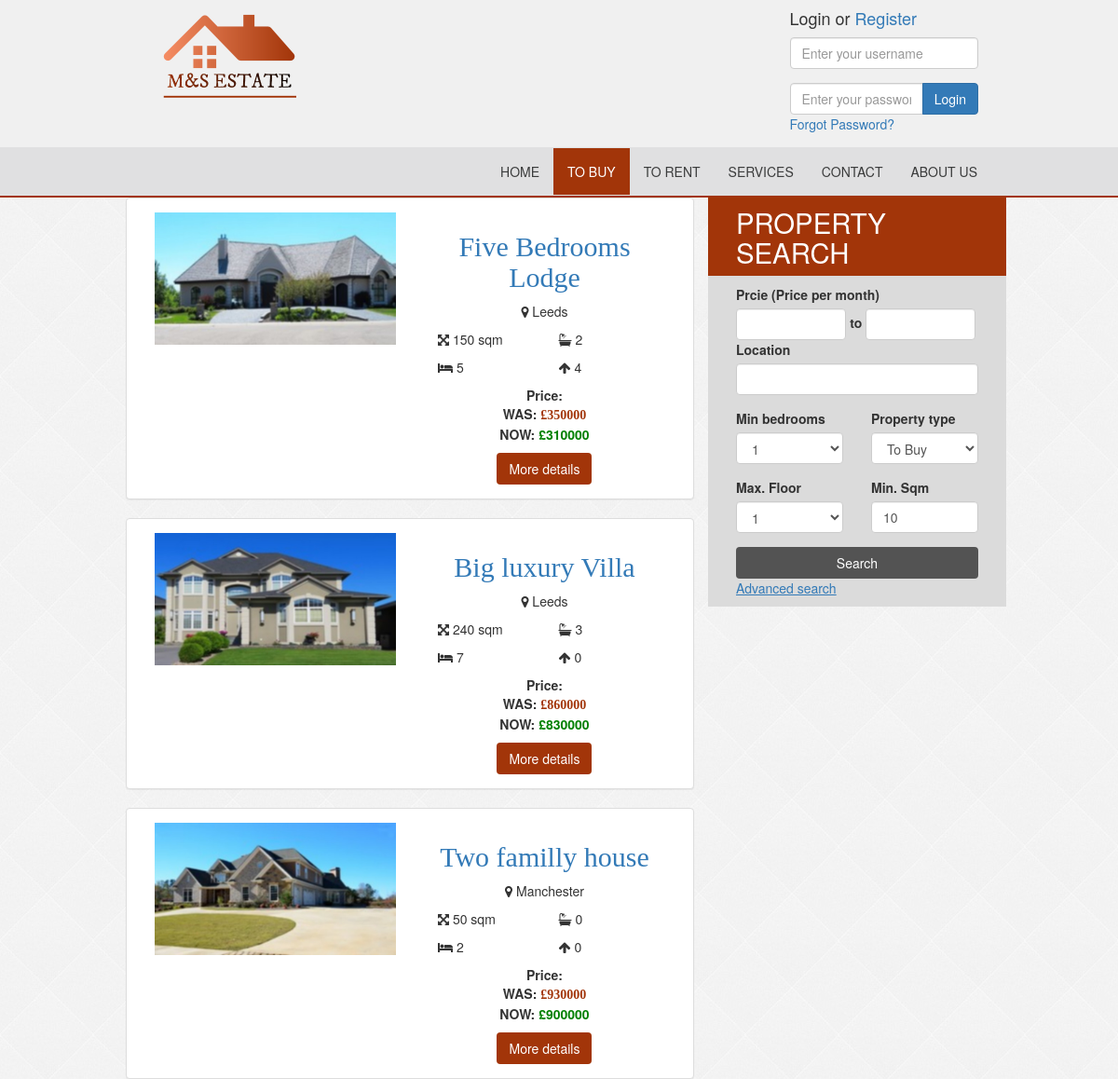
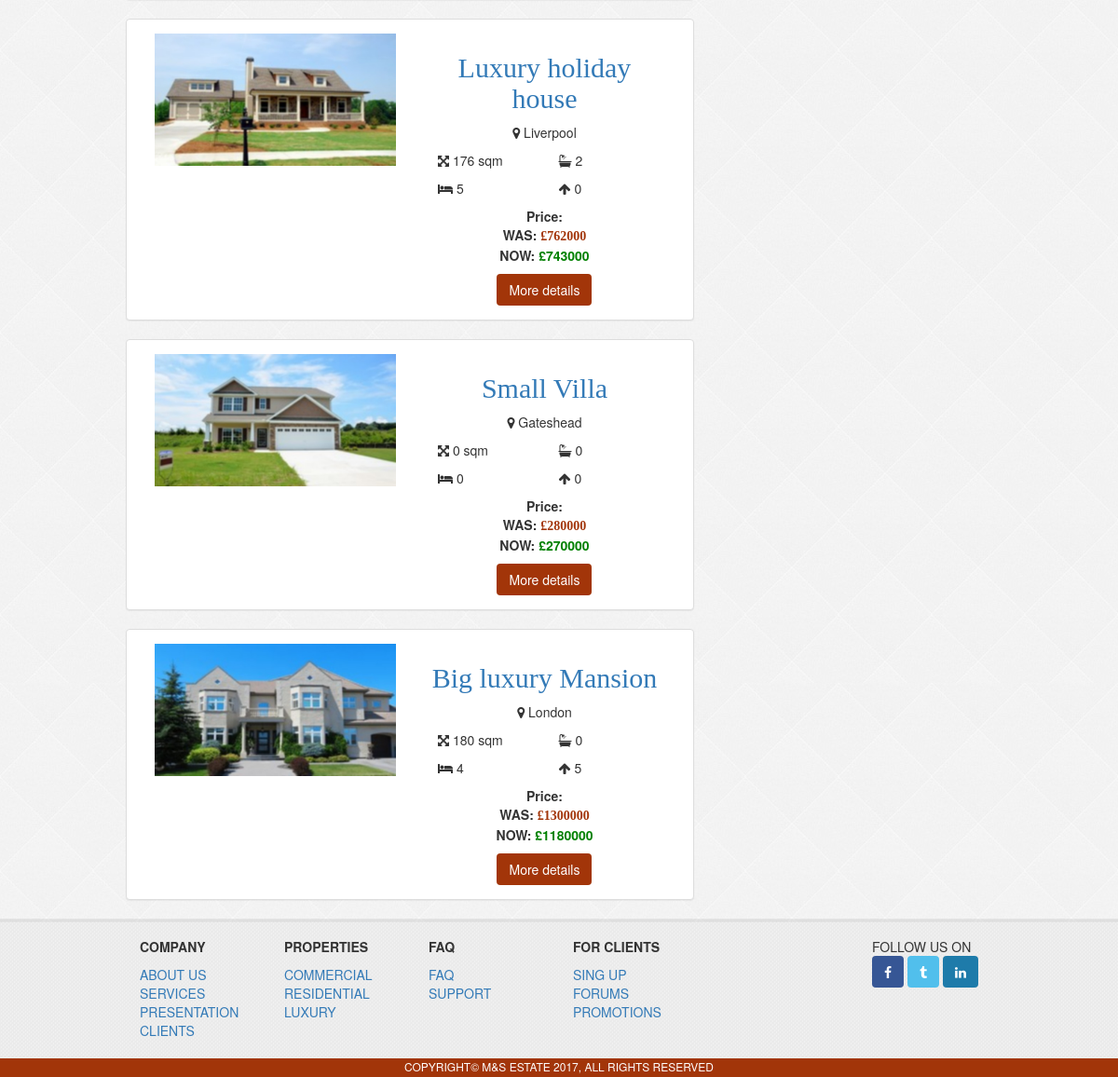
/to_buy.php, run on the app's committed database (2 pictures, top to bottom).
### tables this page shows
CREATE TABLE `properties_buy` (
  `prop_id` int(11) NOT NULL,
  `prop_advertiser` varchar(255) NOT NULL,
  `prop_title` varchar(255) NOT NULL,
  `prop_location` varchar(255) NOT NULL,
  `prop_image` text NOT NULL,
  `prop_content` text NOT NULL,
  `prop_price` int(10) NOT NULL,
  `prop_sale_price` int(10) NOT NULL,
  `prop_sqm` int(11) NOT NULL,
  `prop_bedrooms` int(3) NOT NULL,
  `prop_bathrooms` int(3) NOT NULL,
  `prop_floor` int(3) NOT NULL,
  `prop_balcony` tinyint(1) NOT NULL,
  `prop_elevator` tinyint(1) NOT NULL,
  `prop_garage` tinyint(1) NOT NULL,
  `prop_garden` tinyint(1) NOT NULL,
  `prop_renovated` tinyint(1) NOT NULL
);

### admin/include/functions.php (called while the page is built, shortened)
<?php
function isLoggedIn(){
    if(isset($_SESSION['user_role'])){
        return true;
    }else{
        return false;
    }
}
 ?>

### to_buy.php (the view, shortened to what this page needs)
<?php include("include/header.php"); ?>
      <?php include("include/navigation.php"); ?>
<div class="container">
  <div class="row">
    <div class="col-md-8">
      <?php
        $query = "SELECT * FROM properties_buy";
        $result = mysqli_query($connection,$query);
        while($row = mysqli_fetch_assoc($result)){
        ?>
      <div class="panel panel-default text-center">
        <div class="panel-body">
          <div class="col-md-6">
            <img src="Image/<?php echo $row['prop_image'];?>" alt="" class="img-responsive">
          </div>
        <div class="col-md-6">
          <h2><a href="property.php?id=<?php echo $row['prop_id']?>&prop=buy"><?php echo $row['prop_title'];?></a></h2>
          <p><i class="fa fa-map-marker"></i> <?php echo $row['prop_location'];?></p>
          <div class="col-xs-6">
            <p class="text-left"><i class="fa fa-arrows-alt"></i> <?php echo $row['prop_sqm'] ?> sqm</p>
            <p class="text-left"><i class="fa fa-bed"></i> <?php echo $row['prop_bedrooms'] ?></p>
          </div>
          <div class="col-xs-6">
            <p class="text-left"><i class="fa fa-bath"></i> <?php echo $row['prop_bathrooms'] ?></p>
            <p class="text-left"><i class="fa fa-arrow-up"></i> <?php echo $row['prop_floor'] ?></p>
          </div>
          <p class="price"><span>Price:</span><br>
          WAS: <span class="sale">£<?php echo $row['prop_price'];?></span><br>
          NOW: <span class="offer">£<?php echo $row['prop_sale_price'];?></span></p>
          <a href="property?id=<?php echo $row['prop_id'] ?>&prop=buy" class="btn btn-color" type="button" name="button">More details</a>
        </div>
        </div>
      </div>
      <?php } ?>
    </div>
    <aside class="col-md-4">
      <?php include("include/search_bar.php") ?>
    </aside>
  </div>
</div>
   <?php include("include/footer.php"); ?>

### include/header.php (shortened to what this page needs)
<?php include 'admin/include/functions.php'; ?>
<!DOCTYPE html>
<html>
  <head>
    <link href="https://maxcdn.bootstrapcdn.com/bootstrap/3.3.7/css/bootstrap.min.css" rel="stylesheet">
    <link rel="stylesheet" href="https://maxcdn.bootstrapcdn.com/font-awesome/4.7.0/css/font-awesome.min.css" />
    <link rel="stylesheet" href="/Activity/css/style.css">
  </head>
  <body>
    <div class="container-fluid">
      <header class="row">
        <div class="container">
          <div class="col-sm-3">
            <a href="index"><img  src="image/logo.png" alt="logo"></a>
          </div>
          <div class=" col-md-offset-6   col-md-3">
            <?php if(isLoggedIn()) :
              if(isAdmin() || isAdvertiser()) : ?>
              <div class="dropdown pull-right">
                <button class="btn btn-default dropdown-toggle" type="button" id="dropdownMenu1" data-toggle="dropdown" aria-haspopup="true" aria-expanded="true">
                  Hi,  <?php echo $_SESSION['firstname'] ?>
                  <span class="caret"></span>
                </button>
                <ul class="dropdown-menu" aria-labelledby="dropdownMenu1">
                  <li><a href="/Activity/admin">Admin</a></li>
                  <li role="separator" class="divider"></li>
                  <li><a href="/Activity/admin/include/logout.php">Logout</a></li>
                </ul>
              </div>
            <?php else: ?>
              <div class="dropdown pull-right">
                <button class="btn btn-default dropdown-toggle" type="button" id="dropdownMenu1" data-toggle="dropdown" aria-haspopup="true" aria-expanded="true">
                  Hi  <?php echo $_SESSION['firstname'] ?>
                  <span class="caret"></span>
                </button>
                <ul class="dropdown-menu" aria-labelledby="dropdownMenu1">
                  <li><a href="/Activity/admin">Admin</a></li>
                  <li role="separator" class="divider"></li>
                  <li><a href="/Activity/admin/include/logout.php">Logout</a></li>
                </ul>
            <?php endif; ?>
            <?php else: ?>
               <h4>Login or <a href="registration">Register</a></h4>
                <form action="login.php" method="post">
                    <div class="form-group">
                        <input name="username" type="text" class="form-control" placeholder="Enter your username">
                    </div>
                    <div class="input-group">
                        <input type="password" class="form-control" name="password" placeholder="Enter your password">
                        <span class="input-group-btn">
                            <button type="submit" name="login" class="btn btn-primary">Login</button>
                        </span>
                    </div>
                    <div class="form-group">
                        <p><a href="forgot?forgot=<?php echo uniqid(true); ?>">Forgot Password?</a></p>
                    </div>
                </form>
              <?php endif; ?>
            </div>
          </div>
        </div>

### include/navigation.php (shortened to what this page needs)
 <nav class="row ">
  <div class="container">
    <div class="navbar" role="navigation">
      <div class="collapse navbar-collapse">
        <ul class="nav navbar-nav navbar-right">
          <li <?php if(basename($_SERVER['PHP_SELF']) == "index.php") echo"class='active'" ?>><a href="/Activity/index">HOME</a></li>
          <li <?php if(basename($_SERVER['PHP_SELF']) == "to_buy.php") echo"class='active'" ?>><a href="/Activity/to_buy">TO BUY</a></li>
          <li <?php if(basename($_SERVER['PHP_SELF']) == "to_rent.php") echo"class='active'" ?>><a href="/Activity/to_rent">TO RENT</a></li>
          <li <?php if(basename($_SERVER['PHP_SELF']) == "services.php") echo"class='active'" ?>><a href="#">SERVICES</a></li>
          <li <?php if(basename($_SERVER['PHP_SELF']) == "contact.php") echo"class='active'" ?>><a href="/Activity/contact">CONTACT</a></li>
          <li <?php if(basename($_SERVER['PHP_SELF']) == "about_us.php") echo"class='active'" ?>><a href="#">ABOUT US</a></li>
        </ul>
      </div>
    </div>
  </div>
</nav>

### include/search_bar.php (shortened to what this page needs)
<h3>PROPERTY SEARCH</h3>
<form class="" action="search.php" method="post">
  <label class="col-md-12" for="price-from">Prcie (Price per month)</label>
  <div class="form-inline col-md-12">
    <input class="form-control " type="number" name="price-min" id="price-from" step="10" >
    <label for="price-to">to</label>
    <input class="form-control" type="number" name="price-max" id="price-to" step="10" >
  </div>
  <div class="form-group col-md-12">
    <label for="location">Location</label>
    <input class="form-control" type="text" name="location" id="location">
  </div>
  <div class="form-group col-md-6 ">
    <label for="bedrooms">Min bedrooms</label>
    <select class="form-control" name="bedrooms" id="bedrooms">
      <option value="1">1</option>
    </select>
  </div>
  <div class="form-group col-md-6 ">
    <label for="type">Property type</label>
    <select class="form-control" name="type" id="type">
      <option value="buy" selected>To Buy</option>
    </select>
  </div>
  <div class="form-group col-md-6 ">
    <label for="floor">Max. Floor</label>
    <select class="form-control" name="floor" id="floor">
      <option value="1">1</option>
    </select>
  </div>
  <div class="form-group col-md-6">
    <label for="sqm">Min. Sqm</label>
    <input class="form-control" type="number" name="sqm" value="10" step="10">
  </div>
  <div class="col-md-12">
    <button class="btn btn-block " type="submit" name="button">Search</button>
    <p><a href="javascript: toggleAdvanced();">Advanced search</a></p>
  </div>
</form>

### include/footer.php (shortened to what this page needs)
      <footer class="row">
        <div class="container">
          <div class="col-xs-3 col-sm-2">
            <dl class="">
              <dt>COMPANY</dt>
              <dd><a href="#">ABOUT US</a></dd>
              <dd><a href="#">SERVICES</a></dd>
              <dd><a href="#">PRESENTATION</a></dd>
              <dd><a href="#">CLIENTS</a></dd>
            </dl>
          </div>
          <div class="col-xs-3 col-sm-2">
            <dl class="">
              <dt>PROPERTIES</dt>
              <dd><a href="#">COMMERCIAL</a></dd>
              <dd><a href="#">RESIDENTIAL</a></dd>
              <dd><a href="#">LUXURY</a></dd>
            </dl>
          </div>
          <div class="col-xs-3 col-sm-2">
            <dl class="">
              <dt>FAQ</dt>
              <dd><a href="#">FAQ</a></dd>
              <dd><a href="#">SUPPORT</a></dd>
            </dl>
          </div>
          <div class="col-xs-3 col-sm-2">
            <dl class="">
              <dt>FOR CLIENTS</dt>
              <dd><a href="#">SING UP</a></dd>
              <dd><a href="#">FORUMS</a></dd>
              <dd><a href="#">PROMOTIONS</a></dd>
            </dl>
          </div>
          <div class="col-md-offset-2  col-md-2 col-sm-4 hidden-xs">
            <div id="social-media-footer" class="pull-right">
              <span>FOLLOW US ON</span></br>
              <div id="facebook" class="btn"><i class="fa fa-facebook" aria-hidden="true"></i></div>
              <div id="tumbir" class="btn"><i class="fa fa-tumblr"></i></div>
              <div id="linkedin" class="btn"><i class="fa fa-linkedin"></i></div>
            </div>
          </div>
        </div>
      </footer>
      <div id="copyright" class="row text-center">
        <span>COPYRIGHT&copy; M&amp;S ESTATE 2017, ALL RIGHTS RESERVED</span>
      </div>
  </body>
</html>

### css/style.css (style rules this page uses)
body { background-image: url('../image/background.png'); }
@media (min-width:768px) { #price-from, #price-to { width: 45.5%; } }
@media (min-width:992px) { .container { width: 960px; } }
header { background-color: #f0f0f0; }
nav { background-color: #e0e0e1; border-bottom: solid 2px #a23509; }
h2, .sale { color: #a23509; font-family: "Frankiln Gothic Book"; }
#facebook, #tumbir, #linkedin { color: #fff; }
#facebook { background-color: #535353; }
#tumbir { background-color: #a3a3a3; }
#linkedin { background-color: #646464; }
.navbar { margin: 0; }
nav .nav { margin-right: -15px; }
.nav>li.active>a { background-color: #a23509; color: #fff; }
nav a { color: #3b3c3c }
aside { background-color: #dbdbdb; }
aside h3 { background-color: #a23509; margin: 0px -15px 10px -15px; padding: 10px 30px 10px 30px; color: #fff; font-size: 22pt; }
button { background-color: #535353; color: #fff; }
aside a { text-decoration: underline; }
.btn-color { color: #fff; background-color: #a23509; bottom: 20px; }
.offer { color: green; }
.price { font-weight: bold; }
footer { background-image: url('../image/footer-background.png'); background-position: center; min-height: 150px; padding-top: 20px; }
dt { margin-bottom: 10px; }
#social-media-footer>#facebook { background-color: #365695; }
#social-media-footer>#tumbir { background-color: #51bfec; }
#social-media-footer>#linkedin { background-color: #1e7baa; }
#copyright { background-color: #a23509; height: 20px; color: #fff; font-size: 12px; }

### data on the page
properties_buy: prop_image (picture), prop_title "Five Bedrooms Lodge", prop_location "Leeds", prop_sqm "150", prop_bedrooms "5", prop_bathrooms "2", prop_floor "4", prop_price "350000", prop_sale_price "310000"
properties_buy: prop_image (picture), prop_title "Big luxury Villa", prop_location "Leeds", prop_sqm "240", prop_bedrooms "7", prop_bathrooms "3", prop_floor "0", prop_price "860000", prop_sale_price "830000"
properties_buy: shows a picture, prop_title "Two familly house", prop_location "Manchester", prop_sqm "50", prop_bedrooms "2", prop_bathrooms "0", prop_floor "0", prop_price "930000", prop_sale_price "900000"
properties_buy: prop_image (picture), prop_title "Luxury holiday house", prop_location "Liverpool", prop_sqm "176", prop_bedrooms "5", prop_bathrooms "2", prop_floor "0", prop_price "762000", prop_sale_price "743000"
properties_buy: shows a picture, prop_title "Small Villa", prop_location "Gateshead", prop_sqm "0", prop_bedrooms "0", prop_bathrooms "0", prop_floor "0", prop_price "280000", prop_sale_price "270000"
properties_buy: shows a picture, prop_title "Big luxury Mansion", prop_location "London", prop_sqm "180", prop_bedrooms "4", prop_bathrooms "0", prop_floor "5", prop_price "1300000", prop_sale_price "1180000"
